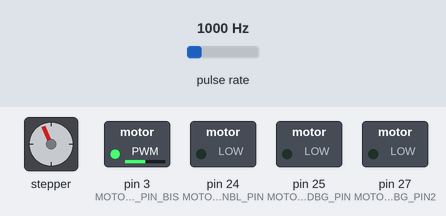
Recording of a sketch running on a simulated Arduino Mega 2560, built with avr-gcc and run on an emulated ATmega2560. Shown: stepper motor, switched loads named in the sketch (green lamp = pin HIGH). Wiring (inferred from the names in the program): pulse sensor: data pin 47; stepper motor driver (200 steps per turn assumed): step pin 2; direction pin 22. The inputs (shaded band) are chosen by the test bench; at power-on: pulse rate 1000 Hz. Pins used as bus, display or sensor lines are not drawn; what the sketch prints to the serial monitor is not drawn.

Above: at 1.06 s.
1.3 s: pulse rate (sensor on pin 47) set to 1250 Hz
4.3 s: pulse rate (sensor on pin 47) set to 4900 Hz
At 7.0 s:
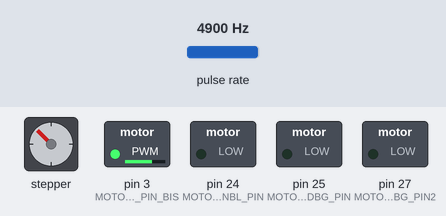
7.3 s: pulse rate (sensor on pin 47) set to 100 Hz
At 7.63 s:
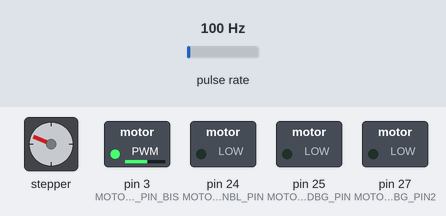
At 10.62 s:
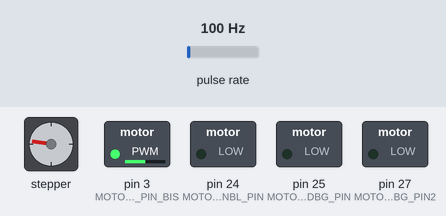
Timing chart, 0 to 16.3 s (numbered marks = the images above; inputs shaded):
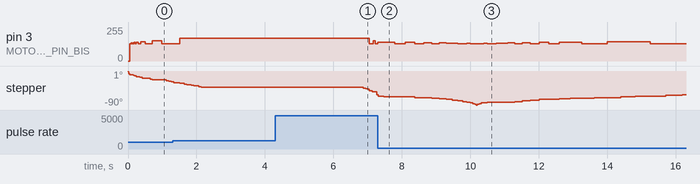

Measured:
- after the input at 4.3 s, pin 3 (MOTORCTRL_DRIVE_STEP_PIN_BIS): 170/255 → 128/255 after 2.7 s, → 140/255 0.25 s later; stepper: turns 20° counter-clockwise in 0.41 s, starting after 2.6 s
- after the input at 7.3 s, pin 24 (MOTORCTRL_DRIVE_ENBL_PIN): stays LOW (without the input it goes to HIGH after 0.07 s)

The sketch:

motorControl_pwmHard.ino
```cpp
////////////////////////////////////////////////////////////////////////////////
// Name: motorControl_pwmHard.ino
//
// Descr: First sketch about motor control based on hard PWM and hard Counter
//        Targe is Arduino Mega
//        Acceleration not yet implemented (but the way is paved)
//        Many improvements are possible
//        Not yet fully tested
//
//        Add a 100 ohms damping resistor between PWM output and Step input of Motor drive
//
//
// Author:  Guerric Meurice de Dormale <gm@bitandbyte.io>
//          Gaetan Cassiers <gaetan.cassiers@uclouvain.be>
//
//
////////////////////////////////////////////////////////////////////////////////


#include <stdint.h>
#include <limits.h>

#include <avr/interrupt.h>

#define MIN(X, Y) (((X) < (Y)) ? (X) : (Y))
#define MAX(X, Y) (((X) > (Y)) ? (X) : (Y))

#define MOTORCTRL_DIR_FORWARD 0
#define MOTORCTRL_DIR_BACKWARD 1
#define MOTORCTRL_DRIVE_ENBL_TRUE 0
#define MOTORCTRL_DRIVE_ENBL_FALSE 1

#define MOTORCTRL_PWM_RUN_VALUE _BV(CS32)
#define MOTORCTRL_PWM_OVF_IRQ_CFG _BV(TOIE3)
#define MOTORCTRL_PWM_OVF_IRQ TIMER3_OVF_vect

#define MOTORCTRL_STEP_CNT_IRQ TIMER5_COMPA_vect

#define COUNTER_STEP_MAX UINT_MAX

#define MOTORCTRL_MAX_SPEED_SMALL_MVMT 500

#ifndef RT_B4L
#define ARDUINO_RT
#endif // RT_B4L

#ifndef ARDUINO_RT
#include "pins.h"
#include "io.h"
#endif // ARDUINO_RT

#ifdef ARDUINO_RT
const uint8_t MOTORCTRL_DRIVE_DIR_PIN = 22;
const uint8_t MOTORCTRL_DRIVE_STEP_PIN = 2; // pwm_step (OC3B)
const uint8_t MOTORCTRL_DRIVE_STEP_PIN_BIS = 3; // pwm_step (OC3C)
const uint8_t MOTORCTRL_DRIVE_ENBL_PIN = 24;

const uint8_t MOTORCTRL_STEP_CNT_PIN = 47; // CNT5 input
const uint8_t MOTORCTRL_STEP_CNT_OUT_DBG_PIN = 25;
const uint8_t MOTORCTRL_STEP_CNT_OUT_DBG_PIN2 = 27;
#endif // ARDUINO_RT

const unsigned int MOTORCTRL_PWM_FREQ_DIV_FACTOR = 31250;

// We use signed number for position to account for potential extra steps while being at homing position
static volatile long motor_position_abs = 0;
static volatile long motor_position_rel = 0;
static volatile long motor_target_position_abs = 0;
static volatile long motor_target_position_rel = 0;
static volatile uint16_t motor_target_pwm_freq = 0;
static volatile uint16_t motor_increment_pwm_freq = 0;
static volatile uint16_t motor_current_pwm_freq = 0;
static volatile uint8_t motor_direction = 0;
static volatile uint8_t motor_inmotion = 0;
static volatile uint8_t motor_accel_enbl = 0;
static volatile uint16_t motor_step_cnt_incr_curr = 0;
static volatile uint16_t motor_step_cnt_accel_incr_base = 0;
static volatile uint16_t motor_step_cnt_accel_incr_sum = 0;
static volatile uint16_t motor_step_cnt_accel_incr_last = 0;

static void setup_pwm_step();
static void disable_cnt5_irq();
static void enable_cnt5_irq();
static void setup_ext_cnt5();
static void irq_step_count_clbk();
static void set_period_pwm_step(const unsigned int period);
static void set_freq_pwm_step(const unsigned int freq);
static void stop_pwm_step();
static void set_threshold_cnt5(const unsigned int thresh);
static void reset_cnt5();
static unsigned int get_cnt5();

static void setup_pwm_step()
{
  cli();//stop interrupts
  TCCR3A = 0;
  TCCR3B = 0;

  // WGM mode 9 (PWM, Phase and Frequency Correct - OCRn)
  // pre-scaler: div-256
  // OCR3A fixes the period
  // OCR3B fixes duty cycle
  // 3 is the minimum period for the timer
  // setting OCR3B = OCR3A guarantees 0 output
  // setting a low period minimizes turn-on latency.
  // always keep OCR3C and OCR3B in sync
  OCR3A = 3;
  OCR3B = COUNTER_STEP_MAX;
  OCR3C = COUNTER_STEP_MAX;
  // WGM mode 9 (PWM, Phase and Frequency Correct - OCRn)
  // pre-scaler: div-256
  // OCR3A fixes the period
  // OCR3B fixes duty cycle
  TCCR3A = _BV(COM3A0) | _BV(COM3B1) | _BV(COM3B0) | _BV(COM3C1) | _BV(COM3C0) | _BV(WGM30);
  TCCR3B |= _BV(WGM33);

  // Start
  TCCR3B |= MOTORCTRL_PWM_RUN_VALUE;

  // Disable interrupts
  TIMSK3 = 0;

#ifdef ARDUINO_RT
  pinMode(MOTORCTRL_DRIVE_STEP_PIN, OUTPUT);
  pinMode(MOTORCTRL_DRIVE_STEP_PIN_BIS, OUTPUT);
  //pinMode(5, OUTPUT); // to debug PWM, always duty cycle 1/2
#else
  dio_init(DIO_PIN_MOTOR_STEP, DIO_OUTPUT);
  dio_init(DIO_PIN_MOTOR_STEP_BIS, DIO_OUTPUT);
#endif // ARDUINO_RT

  sei();//allow interrupts
}

static void disable_cnt5_irq()
{
  TIMSK5 &= ~ _BV(OCIE5A);
}

static void enable_cnt5_irq()
{
  TIMSK5 |= _BV(OCIE5A);
}

static void setup_ext_cnt5()
{
  cli();//stop interrupts

  // Counter for PWM output
#ifdef ARDUINO_RT
  pinMode(MOTORCTRL_STEP_CNT_PIN, INPUT);
#else
  dio_init(DIO_PIN_STEP_COUNTER_TN, DIO_INPUT);
#endif // ARDUINO_RT
  // WGM mode 4 (CTC - OCRn)
  // External rising-edge clock
  // ? add ICNC5 ?
  TCCR5A = 0;
  TCCR5B = _BV(CS52) | _BV(CS51) | _BV(CS50) | _BV(WGM52);
  OCR5A = MOTORCTRL_PWM_FREQ_DIV_FACTOR; // By default
  TIMSK5 = _BV(OCIE5A);

  sei();//allow interrupts
}

#ifdef ARDUINO_RT
void setup()
#else
void setup_motor()
#endif // ARDUINO_RT
{

  setup_pwm_step();
  setup_ext_cnt5();

#ifdef ARDUINO_RT
  pinMode(MOTORCTRL_STEP_CNT_OUT_DBG_PIN, OUTPUT);
  digitalWrite(MOTORCTRL_STEP_CNT_OUT_DBG_PIN, 0);
  pinMode(MOTORCTRL_STEP_CNT_OUT_DBG_PIN2, OUTPUT);
  digitalWrite(MOTORCTRL_STEP_CNT_OUT_DBG_PIN2, 0);
#endif // ARDUINO_RT

#ifdef ARDUINO_RT
  // TMC Dir pin
  pinMode(MOTORCTRL_DRIVE_DIR_PIN, OUTPUT);
  // TMC enable pin
  pinMode(MOTORCTRL_DRIVE_ENBL_PIN, OUTPUT);
  digitalWrite(MOTORCTRL_DRIVE_ENBL_PIN, MOTORCTRL_DRIVE_ENBL_FALSE);
#else
  // TMC Dir pin
  dio_init(DIO_PIN_MOTOR_DIRECTION, DIO_OUTPUT);
  // TMC enable pin
  dio_init(DIO_PIN_MOTOR_ENABLE, DIO_OUTPUT);
  dio_write(DIO_PIN_MOTOR_ENABLE, MOTORCTRL_DRIVE_ENBL_FALSE);
#endif // ARDUINO_RT

#ifdef ARDUINO_RT
  Serial.begin(9600);
  while (! Serial); // Wait untilSerial is ready
  Serial.println("Test Monitor startup...");
#endif // ARDUINO_RT
}

// Interrupt callback for Timer5 (step counter)
ISR(MOTORCTRL_STEP_CNT_IRQ)
{
  irq_step_count_clbk();
}

static void irq_step_count_clbk()
{
  long remaining_distance;
  uint32_t target_position_rel = motor_target_position_rel;
  long position_rel = motor_position_rel;
  uint16_t new_pwm_freq;
  uint32_t new_step_cnt_value;

  position_rel = position_rel + get_cnt5() + motor_step_cnt_incr_curr;
  remaining_distance = target_position_rel - position_rel;
  motor_position_rel = position_rel;

  // CASE: movement finished
  if (position_rel >= target_position_rel)
  {
    stop_pwm_step();
    // Update absolute position with final relative one
    if (motor_direction == MOTORCTRL_DIR_FORWARD)
    {
      motor_position_abs += position_rel;
    }
    else
    {
      motor_position_abs -= position_rel;
    }
  }
  // CASE: no acceleraion / deceleration required
  else if(motor_accel_enbl == 0)
  {
    new_step_cnt_value = MIN(remaining_distance, COUNTER_STEP_MAX);
    set_threshold_cnt5((uint16_t) new_step_cnt_value);
  }
  // CASE: check if need to accelerate / deceleration
  else
  {
    // Acceleration
    if ((position_rel < target_position_rel/2) && (motor_current_pwm_freq < motor_target_pwm_freq))
    {
      // PWM
      new_pwm_freq = motor_current_pwm_freq + motor_increment_pwm_freq;
      new_pwm_freq = MIN(new_pwm_freq, motor_target_pwm_freq);
      set_freq_pwm_step(new_pwm_freq);
      motor_current_pwm_freq = new_pwm_freq;

      // Step counter
      motor_step_cnt_accel_incr_sum = position_rel;
      new_step_cnt_value = motor_step_cnt_accel_incr_last + motor_step_cnt_accel_incr_base;

      // motor_step_cnt_accel_incr_last must not be corrected if we pass through decelerating point
      motor_step_cnt_accel_incr_last = new_step_cnt_value;

      // Do we pass through decelerating point?
      if ((remaining_distance - new_step_cnt_value) < target_position_rel/2)
      {
        // Then go to decelerating point
        new_step_cnt_value = remaining_distance - target_position_rel/2;
      }
    }
    // Deceleration
    else if ((position_rel >= target_position_rel/2) && (remaining_distance <= motor_step_cnt_accel_incr_sum))
    {
      // PWM
      new_pwm_freq = motor_current_pwm_freq - motor_increment_pwm_freq;
      // Avoid potential rounding issues. Never reaches zero!
      new_pwm_freq = MAX(new_pwm_freq, motor_increment_pwm_freq);
      set_freq_pwm_step(new_pwm_freq);
      motor_current_pwm_freq = new_pwm_freq;

      // Step counter
      new_step_cnt_value = motor_step_cnt_accel_incr_last - motor_step_cnt_accel_incr_base;
      //motor_step_cnt_accel_incr_sum = new_step_cnt_value;
      // Do not go too far
      new_step_cnt_value = MIN(new_step_cnt_value, remaining_distance);
      motor_step_cnt_accel_incr_last = new_step_cnt_value;
    }
    // Cruise speed
    else
    {
      // Distance to go to decelerating point
      // motor_step_cnt_accel_incr_sum represents number of steps for accelerating ramp
      new_step_cnt_value = remaining_distance - motor_step_cnt_accel_incr_sum;
      new_step_cnt_value = MIN(new_step_cnt_value, COUNTER_STEP_MAX);
    }

    // Go to next position
    set_threshold_cnt5((uint16_t) new_step_cnt_value);
  }
}

// Minimum input period is 2
static void set_period_pwm_step(const unsigned int period)
{
  // The updates to these values are sampled when the counter reaches zero,
  // hence the following instructions should happen atomically most of the
  // time.

  cli();//stop interrupts
  // Stop counter
  TCCR3B &= ~MOTORCTRL_PWM_RUN_VALUE;
  // Update TOP values
  OCR3A = period;
  OCR3B = period/2;
  OCR3C = period/2;
  // Start counter
  TCCR3B |= MOTORCTRL_PWM_RUN_VALUE;
  sei();//allow interrupts
}

// Return minimum 2 (PWM requirement)
static unsigned int convert_freq2period_pwm_step(const unsigned int freq)
{
  unsigned int timer_period = MOTORCTRL_PWM_FREQ_DIV_FACTOR / freq;
  return MAX(timer_period,2);
}

// Maximum input freq is MOTORCTRL_PWM_FREQ_DIV_FACTOR/2
static void set_freq_pwm_step(const unsigned int freq)
{
  unsigned int timer_period = convert_freq2period_pwm_step(freq);
  set_period_pwm_step(timer_period);
}

// Maximum input freq is MOTORCTRL_PWM_FREQ_DIV_FACTOR/2
static void stop_pwm_step()
{
  cli();//stop interrupts
  // 3 is the minimum period for the timer
  // setting OCR3B = OCR3A guarantees 0 output
  // setting a low period minimizes turn-on latency.
  // We first set OCR3B to COUNTER_STEP_MAX to guarantee absence of glitches.

  // Stop counter
  TCCR3B &= ~MOTORCTRL_PWM_RUN_VALUE;
  // Update TOP values to minimum
  OCR3B = 3;
  OCR3C = 3;
  OCR3A = 3;
  // Enable overflow interrupt (end of operations)
  TIFR3 |= _BV(TOV3); // Clear pending interrupt flag (if any)
  TIMSK3 |= MOTORCTRL_PWM_OVF_IRQ_CFG;
  // Start counter
  TCCR3B |= MOTORCTRL_PWM_RUN_VALUE;
  sei();//allow interrupts
}

// Interrupt callback for Timer1 (PWM overflow)
ISR(MOTORCTRL_PWM_OVF_IRQ)
{
  // Disable overflow interrupt
  TIMSK3 &= ~ MOTORCTRL_PWM_OVF_IRQ_CFG;
  // Disable drive
#ifdef ARDUINO_RT
  digitalWrite(MOTORCTRL_DRIVE_ENBL_PIN, MOTORCTRL_DRIVE_ENBL_FALSE);
#else
  dio_write(DIO_PIN_MOTOR_ENABLE, MOTORCTRL_DRIVE_ENBL_FALSE);
#endif // ARDUINO_RT
  // Report that motor is not in motion anymore
  motor_inmotion = 0;
}

// Maximum input threshold is COUNTER_STEP_MAX
static void set_threshold_cnt5(const unsigned int thresh)
{
  motor_step_cnt_incr_curr = thresh;
  // Counter interrupt is off by one, so need to adapt threshold value
  OCR5A = thresh-1;
}

static void reset_cnt5()
{
  TCNT5 = 0;
}

static unsigned int get_cnt5()
{
  return TCNT5;
}

uint8_t motor_moving() {
    return motor_inmotion;
}

int32_t motor_remaining_distance() {
  cli();//stop interrupts
  int32_t curr_pos = motor_position_abs;
  int32_t curr_pos_offset = get_cnt5();
  uint8_t cur_direction = motor_direction;
  sei();//allow interrupts
  if (cur_direction == MOTORCTRL_DIR_FORWARD) {
      curr_pos += curr_pos_offset;
  } else {
      curr_pos -= curr_pos_offset;
  }
  return curr_pos;
}

void set_motor_goto_position(uint32_t target_position_abs, const uint16_t target_speed)
{
  // Special case: behavior like slow movement
  // No acceleration / deceleration
  set_motor_goto_position_accel_exec(target_position_abs, target_speed, 0, target_speed);
}

void set_motor_goto_position_accel_exec(uint32_t target_position_abs, const uint16_t target_speed, const uint16_t step_num_base, const uint16_t step_freq_base)
{
  uint8_t direction;
  long target_position_rel;
  uint16_t selected_speed;
  uint8_t accel_enbl;

  if (motor_inmotion == 0)
  {
    reset_cnt5();

    // First compute the requested absolute and relative position and update motor direction
    target_position_rel = target_position_abs - motor_position_abs;
    if (target_position_rel >= 0)
    {
      direction = MOTORCTRL_DIR_FORWARD;
      if (target_position_rel == 1) // Special case: counter config is problematic in that case
      {
        target_position_abs += 1;
        target_position_rel = 2; // Will go a little bit too far
      }
    }
    else
    {
      direction = MOTORCTRL_DIR_BACKWARD;
      target_position_rel = -target_position_rel;
      if (target_position_rel == 1) // Special case: counter config is problematic in that case
      {
        target_position_abs -= 1;
        target_position_rel = 2; // Will go a little bit too far
      }
    }
    motor_target_position_abs = target_position_abs;
    motor_target_position_rel = target_position_rel;
    motor_position_rel = 0;

#ifdef ARDUINO_RT
    digitalWrite(MOTORCTRL_DRIVE_DIR_PIN, direction);
#else
    dio_write(DIO_PIN_MOTOR_DIRECTION, direction);
#endif // ARDUINO_RT
    motor_direction = direction;

    // Then start PWM and set the step counter to necessary threshold
    if (target_position_rel > 0)
    {
      // CASE: small movement. No time to accelerate / decelerate
      //
      // Assume 2*step_num_base is always < COUNTER_STEP_MAX
      // 2* since there is acceleration and deceleration
      if (target_position_rel < 2*step_num_base)
      {
        accel_enbl = 0;
        set_threshold_cnt5(target_position_rel);
        selected_speed = MIN(MOTORCTRL_MAX_SPEED_SMALL_MVMT,target_speed);
      }
      // CASE: slow movement
      else if (target_speed == step_freq_base)
      {
        accel_enbl = 0;
        if (target_position_rel <= COUNTER_STEP_MAX)
        {
          set_threshold_cnt5(target_position_rel);
        }
        else
        {
          set_threshold_cnt5(COUNTER_STEP_MAX);
        }
        selected_speed = step_freq_base;
      }
      // CASE: acceleration needed
      else
      {
        accel_enbl = 1;
        set_threshold_cnt5(step_num_base);
        selected_speed = step_freq_base;
        motor_step_cnt_accel_incr_base = step_num_base;
        motor_step_cnt_accel_incr_last = step_num_base;
        motor_step_cnt_accel_incr_sum = 0;
      }

#ifdef ARDUINO_RT
      digitalWrite(MOTORCTRL_DRIVE_ENBL_PIN, MOTORCTRL_DRIVE_ENBL_TRUE);
#else
      dio_write(DIO_PIN_MOTOR_ENABLE, MOTORCTRL_DRIVE_ENBL_TRUE);
#endif // ARDUINO_RT
      motor_inmotion = 1;

      // Take PWM freq
      motor_current_pwm_freq = selected_speed;
      if (accel_enbl == 0)
      {
        motor_increment_pwm_freq = 0;
        motor_target_pwm_freq = selected_speed;
      }
      else
      {
        motor_increment_pwm_freq = selected_speed;
        motor_target_pwm_freq = target_speed;
      }
      set_freq_pwm_step(selected_speed);
      motor_accel_enbl = accel_enbl;
    }
    else
    {
#ifdef ARDUINO_RT
      digitalWrite(MOTORCTRL_DRIVE_ENBL_PIN, MOTORCTRL_DRIVE_ENBL_FALSE);
#else
      dio_write(DIO_PIN_MOTOR_ENABLE, MOTORCTRL_DRIVE_ENBL_FALSE);
#endif // ARDUINO_RT
    }
  }
}


#ifdef ARDUINO_RT
void loop()
{
  uint16_t test_motor_speed_step;
  uint16_t test_step_num_base;
  uint16_t test_motor_speed; // Max MOTORCTRL_PWM_FREQ_DIV_FACTOR/2
  uint32_t test_motor_target_pos;
  uint32_t test_motor_target_pos_limit;

/*
  // Simple test case for constant speed movement
  test_motor_speed = 5000; // Max MOTORCTRL_PWM_FREQ_DIV_FACTOR/2
  test_motor_target_pos = 100000;
  test_motor_target_pos_limit = 2000;

  //while(1) {

    set_motor_goto_position(test_motor_target_pos, test_motor_speed);
    test_motor_target_pos +=40;
    if (test_motor_target_pos > test_motor_target_pos_limit)
    {
      test_motor_target_pos = 0;
    }

    while (motor_inmotion)
    {
        delay(1000);
    }
  //}
*/


  // Simple test case for accel / decel movement
  test_motor_speed_step = 200; // 200
  test_step_num_base = 2; // min 2
  test_motor_speed = 10000; // Max MOTORCTRL_PWM_FREQ_DIV_FACTOR/2
  test_motor_target_pos = 20000;
  test_motor_target_pos_limit = 20;

  for(int i=0; i<5; i++)
  {
    set_motor_goto_position_accel_exec(test_motor_target_pos, test_motor_speed, test_step_num_base, test_motor_speed_step);

    while (motor_inmotion)
    {
        delay(100);
    }

    set_motor_goto_position_accel_exec(0, test_motor_speed, test_step_num_base, test_motor_speed_step);

    while (motor_inmotion)
    {
        delay(100);
    }
  }

  while(1) {}

}
#endif // ARDUINO_RT

// Tests Cases
```
